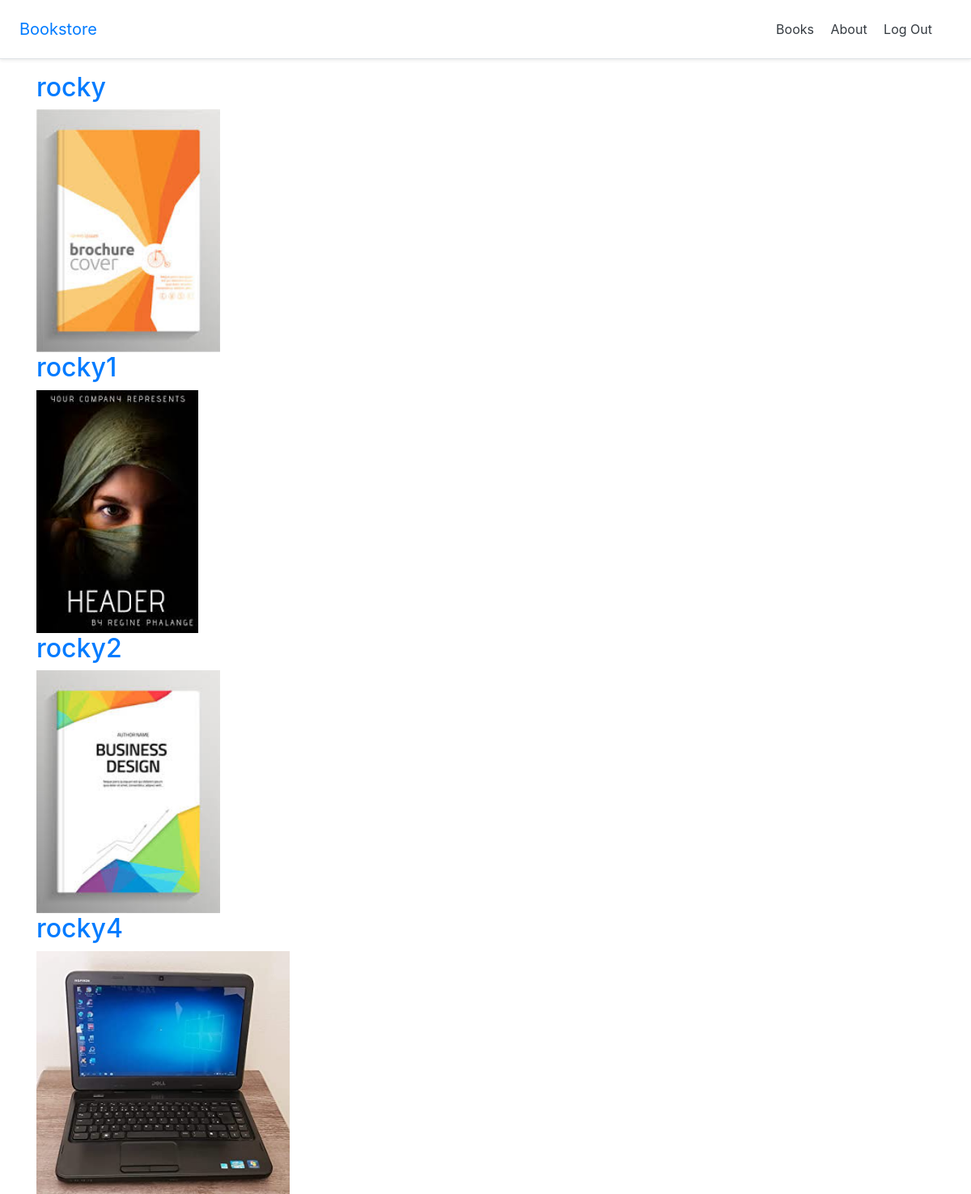
The app's page /books/ (signed in) with its own data.
### books/models.py (models this page shows, shortened)
class Book(models.Model):
    id = models.UUIDField(
        primary_key = True,
        default = uuid.uuid4,
        editable = False)
    title = models.CharField(max_length=250)
    author = models.CharField(max_length=250)
    price = models.DecimalField(max_digits=6 , decimal_places=2)
    cover = models.ImageField(upload_to='covers/', blank=True)
    class Meta:
        permissions = [
            ('special_status' , 'can read all books' ) ,
        ]
    def get_absolute_url(self):
        return reverse('book_detail' , args=[str(self.pk)])

### books/views.py (the view)
# urls.py: path('',BookListView.as_view() , name='book_list'),
class BookListView(LoginRequiredMixin , ListView):
    model = Book
    context_object_name = 'book_list'
    template_name = 'books/book_list.html'
    login_url = 'account_login'

### templates/books/book_list.html (shortened to what this page needs)
{% extends '_base.html' %}
{% load static %}
{% block content %}
{% for book in book_list %}
    <div>
        <h2><a href="{{ book.get_absolute_url }}">{{ book.title }}</a></h2>
        <img class="bookcover" src="{{ book.cover.url }}" alt="{{ book.title }}">
    </div>
{% endfor %}
{% endblock content %}

### static/css/base.css (style rules this page uses)
.bookcover { height: 300px; width: auto; }
h2 { color: brown; }

### records on screen
Book: title "rocky", cover (picture)
Book: title "rocky1", cover (picture)
Book: title "rocky2", cover (picture)
Book: title "rocky4", cover (picture)
